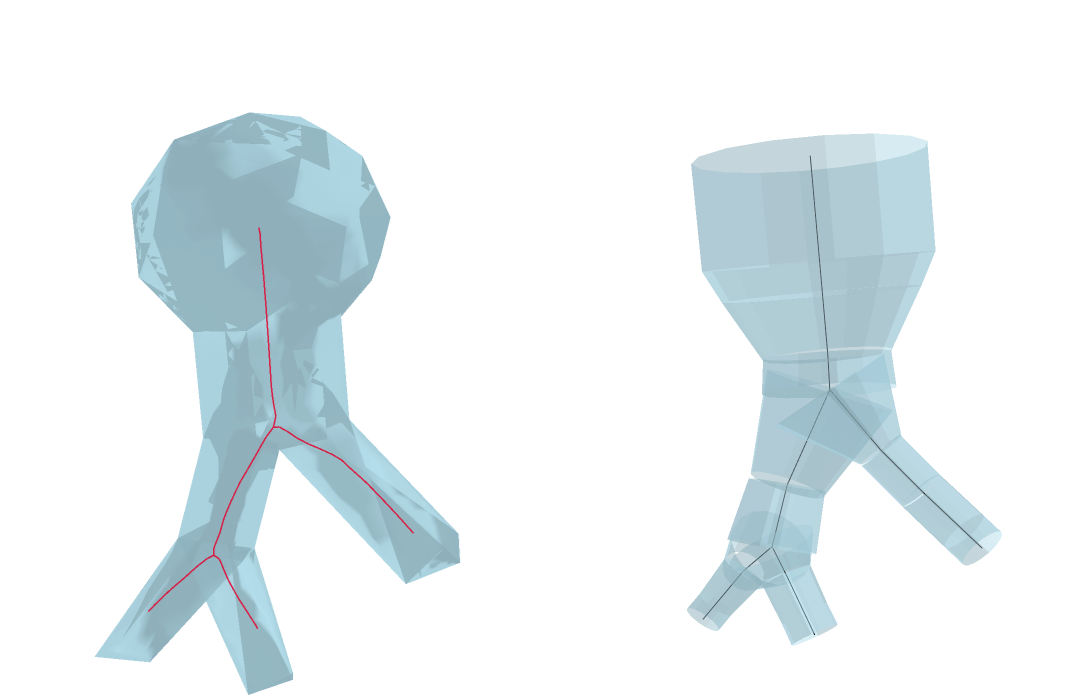

Notebook code for this chart:
### Markdown cell above
## Surface-area normalization

Scale every radius by one factor so the cable surface area matches the mesh. Overlap between branches is left uncorrected.

### Code cell
morph.scale_radii_to_match_mesh(
    mm.mesh, metric="surface_area", account_for_overlaps=False
)
fig = visualize_mesh_cable_3d(mm, skeleton, morph, show_axes=False, camera=camera)
fig.show()


validator = Validation(mm, skeleton, morph)
validator.full_validation()

### Figure 1 — Plotly figure (JSON) as saved in the notebook; plotly's stock layout.template omitted (floating-point values rounded to 4 significant figures; data arrays with more than 128 entries replaced by an {"elided": "..."} marker saying what was removed)
{"data": [{"color": "lightblue", "i": {"elided": "2830 int values"}, "j": {"elided": "2830 int values"}, "k": {"elided": "2830 int values"}, "name": "Mesh", "opacity": 0.8, "scene": "scene", "type": "mesh3d", "x": {"elided": "1417 float values"}, "y": {"elided": "1417 float values"}, "z": {"elided": "1417 float values"}}, {"line": {"color": "crimson", "width": 3}, "mode": "lines", "name": "Skeleton 0", "opacity": 0.95, "scene": "scene", "showlegend": false, "type": "scatter3d", "x": {"elided": "408 float values"}, "y": {"elided": "408 float values"}, "z": {"elided": "408 float values"}}, {"color": "lightblue", "flatshading": true, "i": {"elided": "512 int values"}, "j": {"elided": "512 int values"}, "k": {"elided": "512 int values"}, "name": "frusta", "opacity": 0.5, "scene": "scene2", "type": "mesh3d", "x": {"elided": "512 float values"}, "y": {"elided": "512 float values"}, "z": {"elided": "512 float values"}}, {"line": {"color": "black", "width": 2}, "mode": "lines", "name": "centroid", "scene": "scene2", "type": "scatter3d", "x": [-0.4193, -0.5422, null, -0.4193, -0.2842, null, -0.4193, -0.2133, null, -0.6653, -0.5422, null, -0.6653, -0.7361, null, -0.4126, -0.2842, null, -0.4126, -0.4715, null, -0.0185, -0.2133, null, -0.0185, -0.0007525, null, -0.0185, -0.01839, null, -4.799e-05, 1.457e-05, null, -4.799e-05, -0.000251, null, -0.0007525, 1.457e-05, null, 0.01259, -0.01911, null, 0.01259, 0.02598, null, -0.01839, -0.01911, null], "y": [0.454, 0.3113, null, 0.454, 0.7647, null, 0.454, 0.3591, null, 0.1597, 0.3113, null, 0.1597, 0.07253, null, 0.9707, 0.7647, null, 0.9707, 1.065, null, 0.004442, 0.3591, null, 0.004442, 0.0002211, null, 0.004442, -0.3637, null, 3.571e-05, 0.000116, null, 3.571e-05, -0.000225, null, 0.0002211, 0.000116, null, -0.9537, -0.6522, null, -0.9537, -1.081, null, -0.3637, -0.6522, null], "z": [-2.667, -2.879, null, -2.667, -2.947, null, -2.667, -2.186, null, -3.136, -2.879, null, -3.136, -3.283, null, -3.199, -2.947, null, -3.199, -3.314, null, -1.389, -2.186, null, -1.389, -1.077, null, -1.389, -1.952, null, -0.25, -0.5336, null, -0.25, 0.6707, null, -1.077, -0.5336, null, -2.7, -2.321, null, -2.7, -2.861, null, -1.952, -2.321, null]}], "layout": {"height": 700, "margin": {"b": 0, "l": 0, "r": 0, "t": 0}, "paper_bgcolor": "white", "scene": {"aspectmode": "data", "camera": {"eye": {"x": -2.077, "y": -0.5783, "z": 0.1998}, "up": {"x": 0.1123, "y": -0.06083, "z": 0.9918}}, "domain": {"x": [0, 0.49], "y": [0, 1]}, "xaxis": {"range": [-1.035, 0.99], "showbackground": false, "showgrid": false, "visible": false, "zeroline": false}, "yaxis": {"range": [-1.394, 1.429], "showbackground": false, "showgrid": false, "visible": false, "zeroline": false}, "zaxis": {"range": [-3.737, 1.675], "showbackground": false, "showgrid": false, "visible": false, "zeroline": false}}, "scene2": {"aspectmode": "data", "camera": {"eye": {"x": -2.077, "y": -0.5783, "z": 0.1998}, "up": {"x": 0.1123, "y": -0.06083, "z": 0.9918}}, "domain": {"x": [0.51, 1], "y": [0, 1]}, "xaxis": {"range": [-1.035, 0.99], "showbackground": false, "showgrid": false, "visible": false, "zeroline": false}, "yaxis": {"range": [-1.394, 1.429], "showbackground": false, "showgrid": false, "visible": false, "zeroline": false}, "zaxis": {"range": [-3.737, 1.675], "showbackground": false, "showgrid": false, "visible": false, "zeroline": false}}, "showlegend": false, "width": 1400}}
